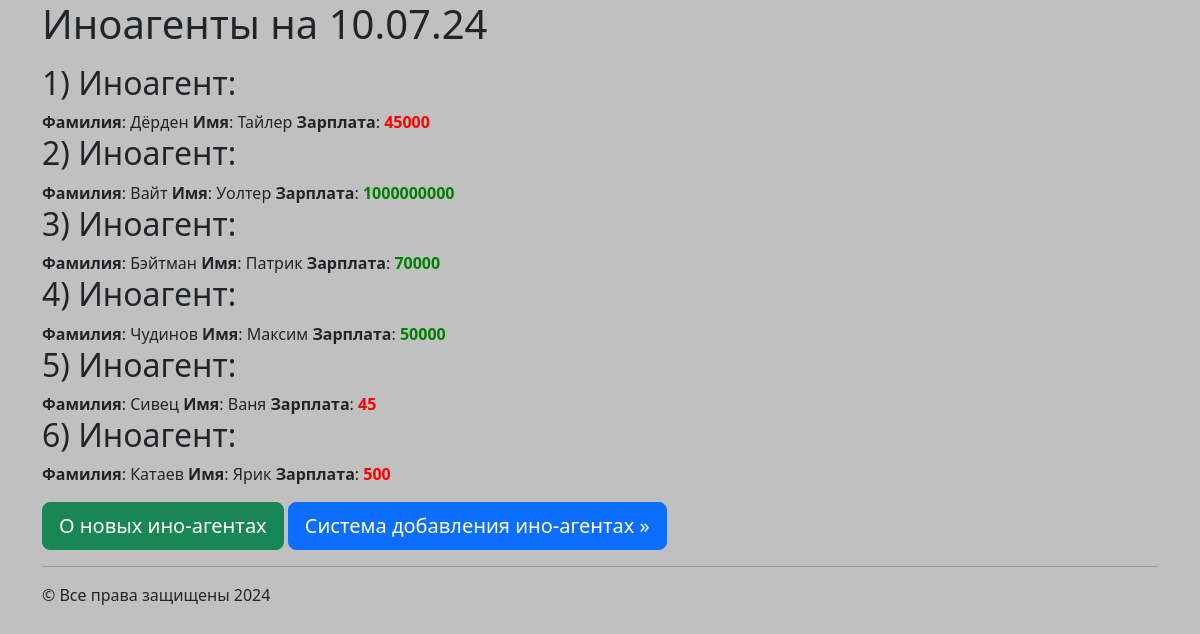
The page / on the database its author committed.
### myapp1/models.py (models this page shows, shortened)
class Worker(models.Model):
    name = models.CharField(max_length=20, blank=False)
    second_name = models.CharField(max_length=35, blank=False)
    salary = models.IntegerField(default=0)

### myapp1/views.py (the view)
# urls.py: path('', index_page),
def index_page(request):
    all_workers = Worker.objects.all()
    return render(request, 'index.html', context={'data': all_workers})

### templates/index.html (shortened to what this page needs)
<!DOCTYPE html>
<html lang="ru">
<head>
    {%load static%}
    <link rel="stylesheet" href="{%static 'css/bootstrap.min.css'%}" type="text/css">
</head>
<body style="background: silver">
    <div class="jumbotron">
        <div class="container">
            <h1>Иноагенты на 10.07.24</h1>
            <p>{%for i in data%}
            <h2>{{forloop.counter}}) Иноагент:</h2>
            <b>Фамилия</b>: {{i.second_name}}
            <b>Имя</b>: {{i.name}}
            <b>Зарплата</b>:
            {% if i.salary >= 50000%}
            <b style="color:green;">{{i.salary}}</b>
            {%else%}
            <b style="color:red;">{{i.salary}}</b>
            {%endif %}
            {%endfor%}</p>
            <p>
                <a href="/about_new" class="btn btn-success btn-lg">О новых ино-агентах</a>
                <a href="/adding_system" class="btn btn-primary btn-lg">Система добавления ино-агентах
                &raquo;</a>
            </p>
        </div>
    </div>
    <div class="container">
        <hr>
        &copy; Все права защищены 2024
    </div>
</body>
</html>

### rows shown on the page
Worker: second_name "Дёрден", name "Тайлер", salary "45000"
Worker: second_name "Вайт", name "Уолтер", salary "1000000000"
Worker: second_name "Бэйтман", name "Патрик", salary "70000"
Worker: second_name "Чудинов", name "Максим", salary "50000"
Worker: second_name "Сивец", name "Ваня", salary "45"
Worker: second_name "Катаев", name "Ярик", salary "500"
